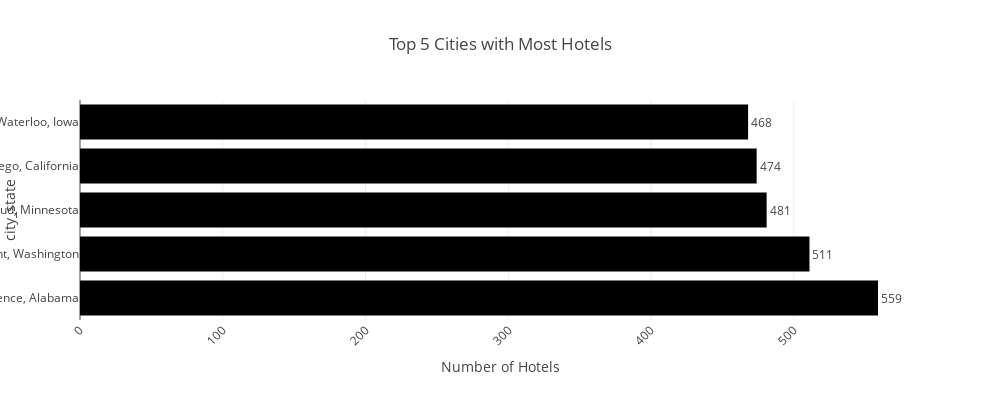

Write notebook code for a chart like this one.
### Code cell
import pandas as pd
import plotly.express as px

# Crear una nueva columna combinando ciudad y estado
df['city_state'] = df['city'] + ', ' + df['state']

# Contar el número único de hoteles (hotel_id) por combinación de ciudad y estado
cities_hotels_count = df.groupby('city_state')['hotel_id'].nunique().reset_index()
cities_hotels_count.columns = ['city_state', 'Number of Hotels']

# Seleccionar las 5 ciudades con más hoteles
top_cities = cities_hotels_count.sort_values(by='Number of Hotels', ascending=False).head(5)

# Crear el gráfico de barras horizontales con Plotly Express
fig = px.bar(top_cities, x='Number of Hotels', y='city_state', orientation='h',
             title='Top 5 Cities with Most Hotels', labels={'Number of Hotels': 'Number of Hotels'},
             text='Number of Hotels')  # Mostrar solo el texto a la derecha de las barras

# Ajustar el tamaño del gráfico para dar más espacio a los nombres de las ciudades
fig.update_layout(width=1000, height=400)

# Rotar las etiquetas de las barras para dar más espacio
fig.update_layout(xaxis=dict(tickangle=-45))

# Configurar la posición del texto
fig.update_traces(textposition='outside', insidetextanchor='start')

# Mostrar el gráfico
fig.show()

### Figure 1 — Plotly figure (JSON) as saved in the notebook; plotly's stock layout.template omitted (floating-point values rounded to 4 significant figures)
{"data": [{"alignmentgroup": "True", "hovertemplate": "Number of Hotels=%{text}<br>city_state=%{y}<extra></extra>", "insidetextanchor": "start", "legendgroup": "", "marker": {"color": "#000001", "pattern": {"shape": ""}}, "name": "", "offsetgroup": "", "orientation": "h", "showlegend": false, "text": [559, 511, 481, 474, 468], "textposition": "outside", "type": "bar", "x": [559, 511, 481, 474, 468], "xaxis": "x", "y": ["Florence, Alabama", "Kent, Washington", "St. Cloud, Minnesota", "San Diego, California", "Waterloo, Iowa"], "yaxis": "y"}], "layout": {"barmode": "relative", "height": 400, "legend": {"tracegroupgap": 0}, "title": {"text": "Top 5 Cities with Most Hotels"}, "width": 1000, "xaxis": {"anchor": "y", "domain": [0, 1], "tickangle": -45, "title": {"text": "Number of Hotels"}}, "yaxis": {"anchor": "x", "domain": [0, 1], "title": {"text": "city_state"}}}}
